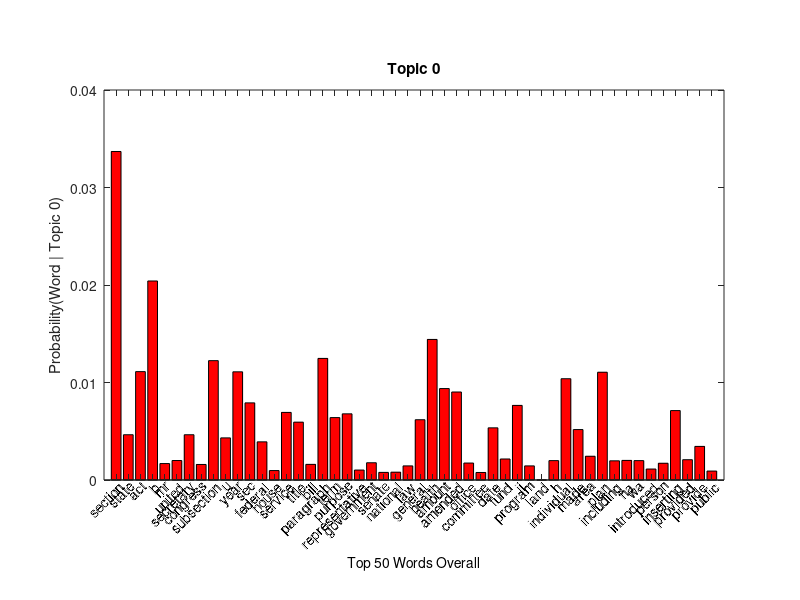
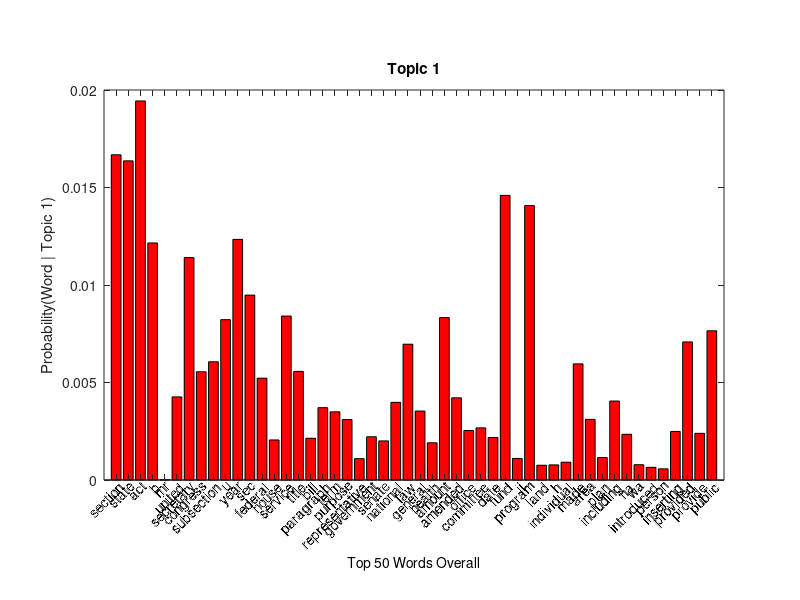
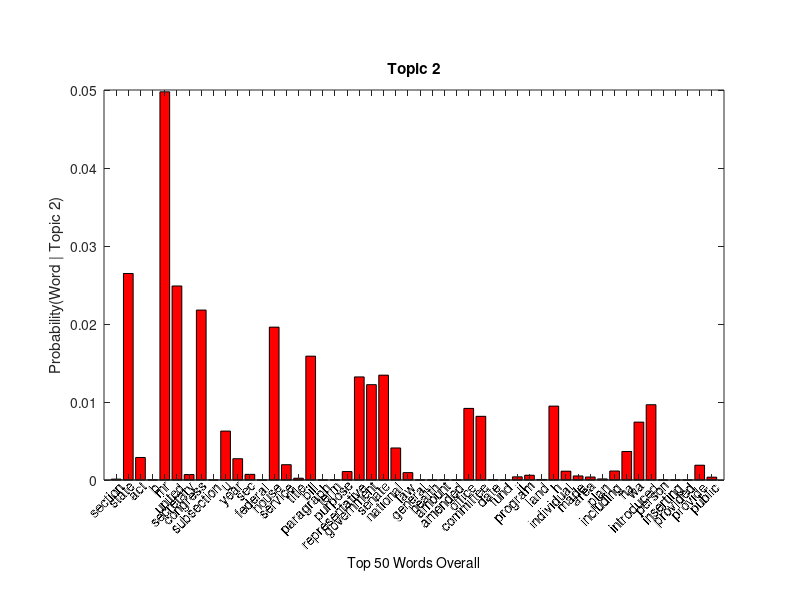
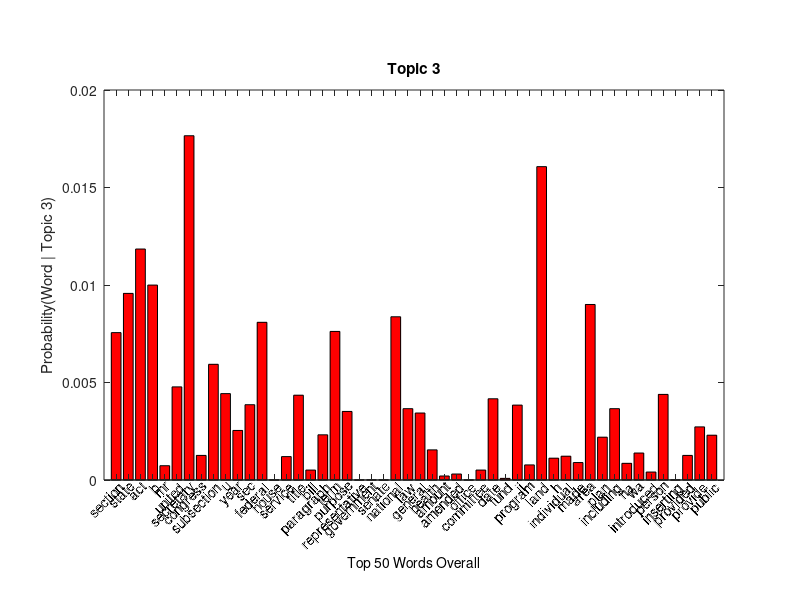

Write the MATLAB code that produced these figures, in order.
figure
x = 1:1:50;
y = [ 0.033694 0.0046433 0.011117 0.020412 0.0016872 0.0019995 0.0046433 0.0015936 0.012242 0.0043206 0.011097 0.0079116 0.0039147 0.00096904 0.0069332 0.005934 0.001604 0.012471 0.0064024 0.0067875 0.0010211 0.0017705 0.00078169 0.00080251 0.0014478 0.0061838 0.014417 0.0093792 0.0090253 0.0017393 0.00077128 0.0053511 0.0021556 0.0076514 0.0014478 1.0409e-06 0.0019891 0.010389 0.0051741 0.0024367 0.011055 0.0019683 0.0020099 0.0019891 0.0011252 0.0017185 0.0071206 0.0020828 0.0034463 0.000917 ];
h = bar(x,y, 'r');
title('Topic 0');
xlabels =  [ '        section  ';
'          state  ';
'            act  ';
'              b  ';
'             mr  ';
'         united  ';
'      secretary  ';
'       congress  ';
'     subsection  ';
'              u  ';
'           year  ';
'            sec  ';
'        federal  ';
'          house  ';
'        service  ';
'          title  ';
'           bill  ';
'      paragraph  ';
'           term  ';
'        purpose  ';
' representative  ';
'     government  ';
'         senate  ';
'       national  ';
'            law  ';
'        general  ';
'         health  ';
'         amount  ';
'        amended  ';
'         office  ';
'      committee  ';
'           date  ';
'           fund  ';
'             ii  ';
'        program  ';
'           land  ';
'              h  ';
'     individual  ';
'           made  ';
'           area  ';
'           plan  ';
'      including  ';
'             ha  ';
'             wa  ';
'     introduced  ';
'         person  ';
'      inserting  ';
'       provided  ';
'        provide  ';
'         public  ';
];
ylabel('Probability(Word | Topic 0)')
pos = get(gca,'Position');
set(gca,'Position',[pos(1), .2, pos(3) .65])
Xt = 1:1:50;
Xl = [0 51];
set(gca,'XTick',Xt,'XLim',Xl);
ax = axis; 
axis(axis); 
Yl = ax(3:4); 

t = text(Xt,Yl(1)*ones(1,length(Xt)),xlabels(1:1:50,:));
set(t,'HorizontalAlignment','right','VerticalAlignment','top', ...
      'Rotation',45);

set(gca,'XTickLabel','')

for i = 1:length(t)
  ext(i,:) = get(t(i),'Extent');
end

LowYPoint = min(ext(:,2));

XMidPoint = Xl(1)+abs(diff(Xl))/2;
tl = text(XMidPoint,LowYPoint,'Top 50 Words Overall', ...
          'VerticalAlignment','top', ...
          'HorizontalAlignment','center');



figure
x = 1:1:50;
y = [ 0.016678 0.016368 0.019438 0.012155 1.0653e-05 0.0042622 0.011409 0.0055502 0.0060635 0.0082232 0.012339 0.0094822 0.005221 0.0020541 0.0084072 0.0055696 0.0021413 0.0037102 0.0034971 0.0031 0.0010953 0.0022187 0.0020057 0.0039813 0.0069642 0.0035358 0.0019088 0.0083297 0.0042138 0.0025383 0.0026739 0.00218 0.014596 0.001105 0.014073 0.00075637 0.00077573 0.00091132 0.005957 0.0031097 0.0011534 0.0040491 0.0023446 0.00078542 0.00064983 0.00057236 0.0024899 0.0070804 0.0023931 0.0076518 ];
h = bar(x,y, 'r');
title('Topic 1');
xlabels =  [ '        section  ';
'          state  ';
'            act  ';
'              b  ';
'             mr  ';
'         united  ';
'      secretary  ';
'       congress  ';
'     subsection  ';
'              u  ';
'           year  ';
'            sec  ';
'        federal  ';
'          house  ';
'        service  ';
'          title  ';
'           bill  ';
'      paragraph  ';
'           term  ';
'        purpose  ';
' representative  ';
'     government  ';
'         senate  ';
'       national  ';
'            law  ';
'        general  ';
'         health  ';
'         amount  ';
'        amended  ';
'         office  ';
'      committee  ';
'           date  ';
'           fund  ';
'             ii  ';
'        program  ';
'           land  ';
'              h  ';
'     individual  ';
'           made  ';
'           area  ';
'           plan  ';
'      including  ';
'             ha  ';
'             wa  ';
'     introduced  ';
'         person  ';
'      inserting  ';
'       provided  ';
'        provide  ';
'         public  ';
];
ylabel('Probability(Word | Topic 1)')
pos = get(gca,'Position');
set(gca,'Position',[pos(1), .2, pos(3) .65])
Xt = 1:1:50;
Xl = [0 51];
set(gca,'XTick',Xt,'XLim',Xl);
ax = axis; 
axis(axis); 
Yl = ax(3:4); 

t = text(Xt,Yl(1)*ones(1,length(Xt)),xlabels(1:1:50,:));
set(t,'HorizontalAlignment','right','VerticalAlignment','top', ...
      'Rotation',45);

set(gca,'XTickLabel','')

for i = 1:length(t)
  ext(i,:) = get(t(i),'Extent');
end

LowYPoint = min(ext(:,2));

XMidPoint = Xl(1)+abs(diff(Xl))/2;
tl = text(XMidPoint,LowYPoint,'Top 50 Words Overall', ...
          'VerticalAlignment','top', ...
          'HorizontalAlignment','center');



figure
x = 1:1:50;
y = [ 0.000115 0.026475 0.0028885 2.4804e-05 0.049768 0.024874 0.00070127 0.021785 2.2549e-06 0.0062709 0.0027307 0.00072382 2.2549e-06 0.019597 0.001964 0.00022774 0.015877 2.2549e-06 2.2549e-06 0.0010846 0.013216 0.012224 0.013441 0.0041062 0.00094931 2.2549e-06 2.2549e-06 2.2549e-06 2.2549e-06 0.0091797 0.008165 2.4804e-05 2.2549e-06 0.00040814 0.00061108 6.9902e-05 0.0094728 0.0011297 0.00052088 0.00038559 0.00013755 0.0011523 0.0036552 0.0074209 0.0096532 2.2549e-06 2.2549e-06 2.2549e-06 0.0018964 0.00036304 ];
h = bar(x,y, 'r');
title('Topic 2');
xlabels =  [ '        section  ';
'          state  ';
'            act  ';
'              b  ';
'             mr  ';
'         united  ';
'      secretary  ';
'       congress  ';
'     subsection  ';
'              u  ';
'           year  ';
'            sec  ';
'        federal  ';
'          house  ';
'        service  ';
'          title  ';
'           bill  ';
'      paragraph  ';
'           term  ';
'        purpose  ';
' representative  ';
'     government  ';
'         senate  ';
'       national  ';
'            law  ';
'        general  ';
'         health  ';
'         amount  ';
'        amended  ';
'         office  ';
'      committee  ';
'           date  ';
'           fund  ';
'             ii  ';
'        program  ';
'           land  ';
'              h  ';
'     individual  ';
'           made  ';
'           area  ';
'           plan  ';
'      including  ';
'             ha  ';
'             wa  ';
'     introduced  ';
'         person  ';
'      inserting  ';
'       provided  ';
'        provide  ';
'         public  ';
];
ylabel('Probability(Word | Topic 2)')
pos = get(gca,'Position');
set(gca,'Position',[pos(1), .2, pos(3) .65])
Xt = 1:1:50;
Xl = [0 51];
set(gca,'XTick',Xt,'XLim',Xl);
ax = axis; 
axis(axis); 
Yl = ax(3:4); 

t = text(Xt,Yl(1)*ones(1,length(Xt)),xlabels(1:1:50,:));
set(t,'HorizontalAlignment','right','VerticalAlignment','top', ...
      'Rotation',45);

set(gca,'XTickLabel','')

for i = 1:length(t)
  ext(i,:) = get(t(i),'Extent');
end

LowYPoint = min(ext(:,2));

XMidPoint = Xl(1)+abs(diff(Xl))/2;
tl = text(XMidPoint,LowYPoint,'Top 50 Words Overall', ...
          'VerticalAlignment','top', ...
          'HorizontalAlignment','center');



figure
x = 1:1:50;
y = [ 0.0075587 0.0095698 0.011845 0.0099963 0.00073332 0.0047757 0.017655 0.0012615 0.0059336 0.0044304 0.0025412 0.0038616 0.0080869 2.0314e-06 0.0012005 0.0043492 0.00050987 0.0023178 0.0076196 0.0035163 2.0314e-06 2.0314e-06 2.0314e-06 0.0083713 0.0036585 0.003435 0.0015459 0.00020517 0.00030674 2.0314e-06 0.00050987 0.0041663 8.3286e-05 0.0038413 0.00077395 0.01607 0.0011193 0.0012208 0.00089583 0.009001 0.0021959 0.0036585 0.0008552 0.0013834 0.0004083 0.0043898 2.0314e-06 0.0012615 0.0027241 0.0022975 ];
h = bar(x,y, 'r');
title('Topic 3');
xlabels =  [ '        section  ';
'          state  ';
'            act  ';
'              b  ';
'             mr  ';
'         united  ';
'      secretary  ';
'       congress  ';
'     subsection  ';
'              u  ';
'           year  ';
'            sec  ';
'        federal  ';
'          house  ';
'        service  ';
'          title  ';
'           bill  ';
'      paragraph  ';
'           term  ';
'        purpose  ';
' representative  ';
'     government  ';
'         senate  ';
'       national  ';
'            law  ';
'        general  ';
'         health  ';
'         amount  ';
'        amended  ';
'         office  ';
'      committee  ';
'           date  ';
'           fund  ';
'             ii  ';
'        program  ';
'           land  ';
'              h  ';
'     individual  ';
'           made  ';
'           area  ';
'           plan  ';
'      including  ';
'             ha  ';
'             wa  ';
'     introduced  ';
'         person  ';
'      inserting  ';
'       provided  ';
'        provide  ';
'         public  ';
];
ylabel('Probability(Word | Topic 3)')
pos = get(gca,'Position');
set(gca,'Position',[pos(1), .2, pos(3) .65])
Xt = 1:1:50;
Xl = [0 51];
set(gca,'XTick',Xt,'XLim',Xl);
ax = axis; 
axis(axis); 
Yl = ax(3:4); 

t = text(Xt,Yl(1)*ones(1,length(Xt)),xlabels(1:1:50,:));
set(t,'HorizontalAlignment','right','VerticalAlignment','top', ...
      'Rotation',45);

set(gca,'XTickLabel','')

for i = 1:length(t)
  ext(i,:) = get(t(i),'Extent');
end

LowYPoint = min(ext(:,2));

XMidPoint = Xl(1)+abs(diff(Xl))/2;
tl = text(XMidPoint,LowYPoint,'Top 50 Words Overall', ...
          'VerticalAlignment','top', ...
          'HorizontalAlignment','center');



figure
x = 1:1:50;
y = [ 0.0208 0.020498 0.019108 0.012998 0.0023935 0.013537 0.0028246 0.0044303 0.0080728 0.0067688 0.00083088 0.0071999 0.0088703 0.0034604 0.0056373 0.0080405 0.0038052 0.0053679 0.0054002 0.0053571 0.0041501 0.0032233 0.0031155 0.0016391 0.0057774 0.0054217 0.00065845 0.00055069 0.0047751 0.0047859 0.0060252 0.0062192 0.00046447 0.0039561 1.0777e-06 1.0777e-06 0.0032556 0.002803 0.0029862 1.1854e-05 1.0777e-06 0.0033742 0.0051308 0.0023181 0.001984 0.0070382 0.0040531 0.0031263 0.0028892 0.0021133 ];
h = bar(x,y, 'r');
title('Topic 4');
xlabels =  [ '        section  ';
'          state  ';
'            act  ';
'              b  ';
'             mr  ';
'         united  ';
'      secretary  ';
'       congress  ';
'     subsection  ';
'              u  ';
'           year  ';
'            sec  ';
'        federal  ';
'          house  ';
'        service  ';
'          title  ';
'           bill  ';
'      paragraph  ';
'           term  ';
'        purpose  ';
' representative  ';
'     government  ';
'         senate  ';
'       national  ';
'            law  ';
'        general  ';
'         health  ';
'         amount  ';
'        amended  ';
'         office  ';
'      committee  ';
'           date  ';
'           fund  ';
'             ii  ';
'        program  ';
'           land  ';
'              h  ';
'     individual  ';
'           made  ';
'           area  ';
'           plan  ';
'      including  ';
'             ha  ';
'             wa  ';
'     introduced  ';
'         person  ';
'      inserting  ';
'       provided  ';
'        provide  ';
'         public  ';
];
ylabel('Probability(Word | Topic 4)')
pos = get(gca,'Position');
set(gca,'Position',[pos(1), .2, pos(3) .65])
Xt = 1:1:50;
Xl = [0 51];
set(gca,'XTick',Xt,'XLim',Xl);
ax = axis; 
axis(axis); 
Yl = ax(3:4); 

t = text(Xt,Yl(1)*ones(1,length(Xt)),xlabels(1:1:50,:));
set(t,'HorizontalAlignment','right','VerticalAlignment','top', ...
      'Rotation',45);

set(gca,'XTickLabel','')

for i = 1:length(t)
  ext(i,:) = get(t(i),'Extent');
end

LowYPoint = min(ext(:,2));

XMidPoint = Xl(1)+abs(diff(Xl))/2;
tl = text(XMidPoint,LowYPoint,'Top 50 Words Overall', ...
          'VerticalAlignment','top', ...
          'HorizontalAlignment','center');



